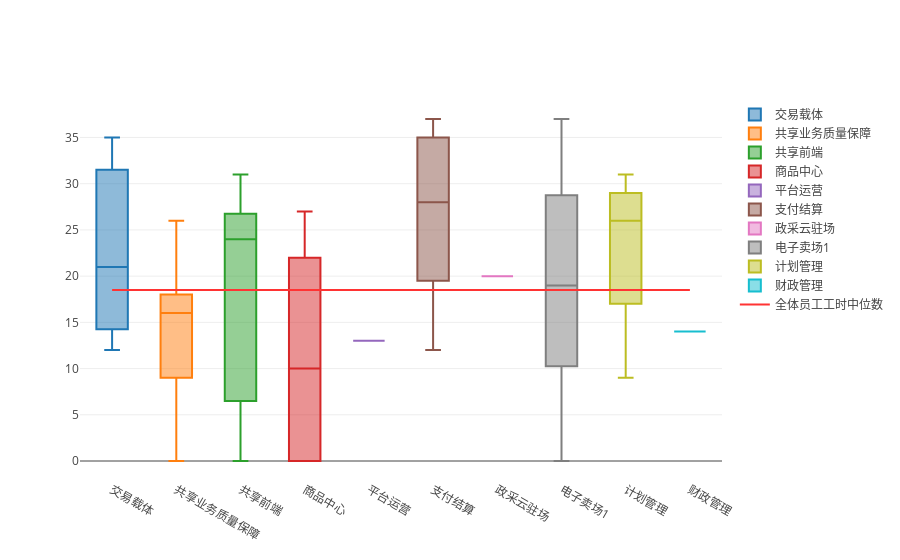

The cell this chart's notebook holds for it:
### Markdown cell above
以上柱状图为每个部门的人均工时分布，支付结算部门的人均工时最多，为27天，而商品中心部门的人均工时最少，为10.4天

### Code cell
data = []
d3 = d.groupby('department').groups.keys()
for department in d3:
    trace = Box(
        y = d['effort'][d['department'] == department],
        name = department,
    )
    data.append(trace)

medium_line = Scatter(
    x = d['department'].unique(),
    y = np.full(len(d['department'].unique()), d['effort'].quantile(q=0.5)),
    name = '全体员工工时中位数',
    mode = 'lines',
    line=dict(color = '#FF3333')
)

data.append(medium_line)
 
py.iplot(data)

### Figure 1 — Plotly figure (JSON) as saved in the notebook; plotly's stock layout.template omitted (floating-point values rounded to 4 significant figures)
{"data": [{"name": "交易载体", "type": "box", "uid": "366b56cc-3655-4ccd-a26e-0db2f2f4d169", "y": [35, 21, 12]}, {"name": "共享业务质量保障", "type": "box", "uid": "2e3ee0d1-d3eb-4bfb-a593-403371be76c3", "y": [18, 9, 26, 14, 18, 0]}, {"name": "共享前端", "type": "box", "uid": "b75edb28-e2c1-4cae-8e7d-042525ab85d1", "y": [27, 26, 31, 24, 0, 11, 5]}, {"name": "商品中心", "type": "box", "uid": "d1c88bfb-1126-41cf-9a56-b61a009369a8", "y": [0, 0, 0, 27, 26, 10, 10]}, {"name": "平台运营", "type": "box", "uid": "19cfb5bb-9914-4d53-ab36-b001ff0a50a2", "y": [13]}, {"name": "支付结算", "type": "box", "uid": "6bf75ee7-6eed-4ea7-95ba-7e86449d400e", "y": [35, 35, 28, 37, 18, 12, 24]}, {"name": "政采云驻场", "type": "box", "uid": "8e1994b8-39a1-4e35-9e11-fc5ea7785d23", "y": [20]}, {"name": "电子卖场1", "type": "box", "uid": "4df670e1-c1a3-490c-a4ae-e66f118f455e", "y": [31, 13, 13, 31, 22, 0, 10, 10, 0, 37, 20, 0, 19, 20, 11, 19, 16, 37, 31]}, {"name": "计划管理", "type": "box", "uid": "b9539e6a-ff76-4438-a6c9-dd97d253efda", "y": [27, 25, 9, 31]}, {"name": "财政管理", "type": "box", "uid": "4460c14d-1fd4-4370-b9cd-99987e2cfb80", "y": [14]}, {"line": {"color": "#FF3333"}, "mode": "lines", "name": "全体员工工时中位数", "type": "scatter", "uid": "ee7e7dfc-4b69-447b-b243-aceaab663826", "x": ["电子卖场1", "平台运营", "计划管理", "交易载体", "支付结算", "共享前端", "财政管理", "共享业务质量保障", "政采云驻场", "商品中心"], "y": [18.5, 18.5, 18.5, 18.5, 18.5, 18.5, 18.5, 18.5, 18.5, 18.5]}], "layout": {}}
